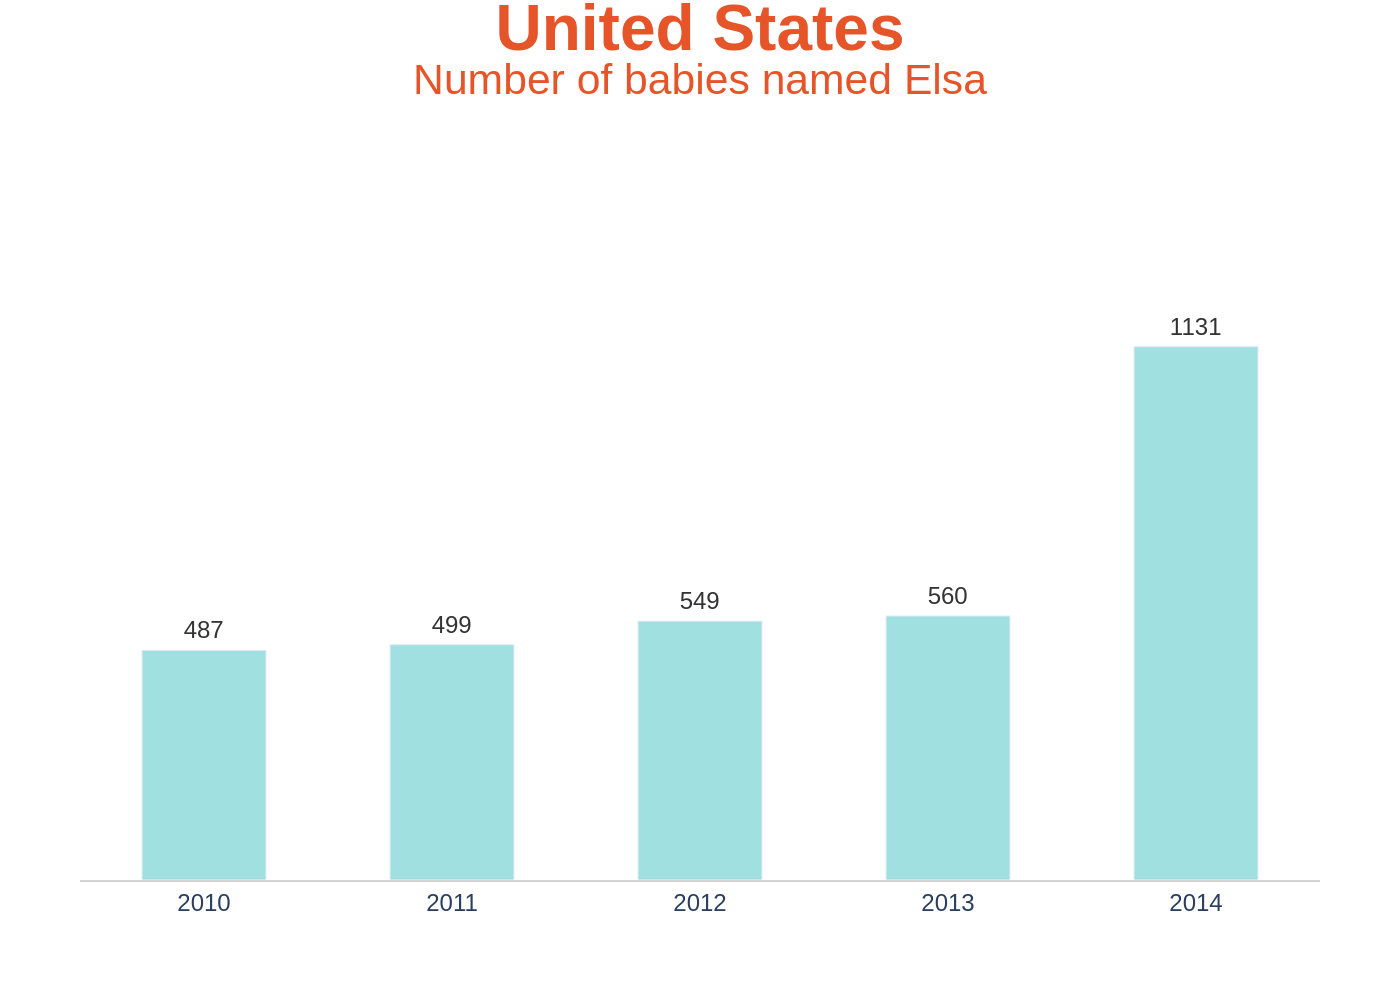

Reproduce this figure in Python.
import sys
import json
import os
import plotly.graph_objects as go

if len(sys.argv) != 2:
    print(f"Usage: python {os.path.basename(sys.argv[0])} <json_file_path>")
    sys.exit(1)

json_file_path = sys.argv[1]

try:
    with open(json_file_path, 'r', encoding='utf-8') as f:
        chart_info = json.load(f)
except Exception as e:
    print(f"Error reading or parsing JSON file: {e}")
    sys.exit(1)

data = chart_info['chart_data']
texts = chart_info['texts']
colors = chart_info['colors']

x_values = [item['x'] for item in data]
y_values = [item['y'] for item in data]

fig = go.Figure()

fig.add_trace(go.Bar(
    x=x_values,
    y=y_values,
    text=y_values,
    textposition='outside',
    marker_color=colors['bar_color'],
    width=0.5,
    textfont=dict(family="Arial", size=12, color='#333333'),
    hoverinfo='none'
))

title_html = (f"<span style='font-size:24pt; color:{colors['title_color']};'><b>{texts['title']}</b></span>"
              f"<br><span style='font-size:16pt; color:{colors['subtitle_color']};'>{texts['subtitle']}</span>")

fig.update_layout(
    title=dict(
        text=title_html,
        y=0.95,
        x=0.5,
        xanchor='center',
        yanchor='top'
    ),
    xaxis=dict(
        tickvals=x_values,
        ticktext=[str(x) for x in x_values],
        showline=True,
        linewidth=1,
        linecolor='lightgrey',
        showgrid=False,
        zeroline=False
    ),
    yaxis=dict(
        visible=False,
        range=[0, max(y_values) * 1.2]
    ),
    plot_bgcolor='white',
    paper_bgcolor='white',
    font_family="Arial",
    showlegend=False,
    margin=dict(t=120, b=60, l=40, r=40)
)

base_filename = os.path.splitext(os.path.basename(json_file_path))[0]
output_image_path = f"{base_filename}.png"

fig.write_image(output_image_path, scale=2)

print(f"Chart successfully generated and saved to {output_image_path}")
